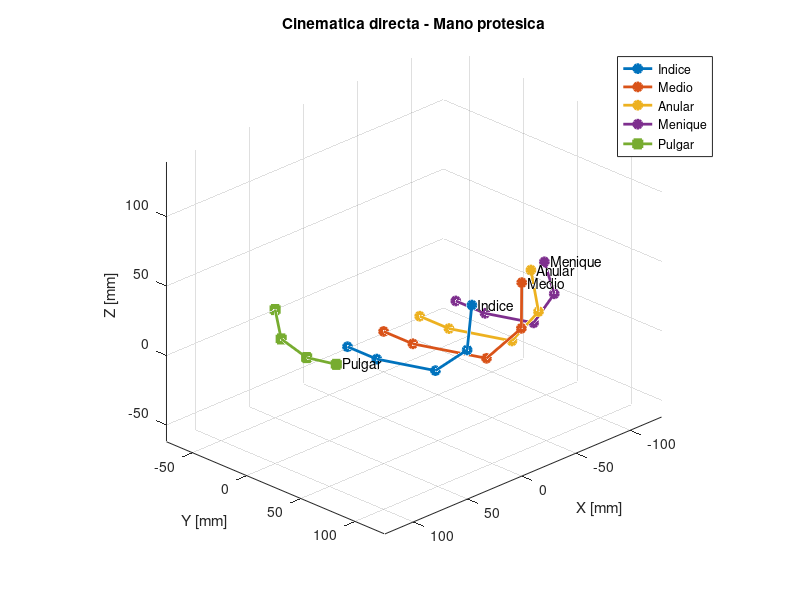

Write the MATLAB code that produced this figure.
function cinematica_directa_mano
% =====================================================================
%  CINEMATICA DIRECTA DE UNA MANO PROTESICA
%  Cuatro dedos (indice, medio, anular, menique) + pulgar

clc; close all;

%% ----------------- Parametros geometricos de los dedos (mm) -----------
%            nombre     id          L0      L1       L2       L3      delta
ded(1) = struct('nombre','Indice', 'id','indice', 'L0',27.000,'L1',55.000,'L2',38.160,'L3',34.000,'delta',+33.3);
ded(2) = struct('nombre','Medio',  'id','medio',  'L0',27.000,'L1',69.000,'L2',45.500,'L3',33.020,'delta',  0.0);
ded(3) = struct('nombre','Anular', 'id','anular', 'L0',27.000,'L1',58.996,'L2',38.160,'L3',28.482,'delta',-33.3);
ded(4) = struct('nombre','Menique','id','menique','L0',27.000,'L1',45.510,'L2',33.210,'L3',22.000,'delta',-66.6);

%% ----------------- Angulos articulares de entrada ---------------------
% Por dedo: [theta1_deg (MCP), theta2_deg (PIP)].
% theta3 (DIP) se obtiene del acoplamiento DIP_from_PIP(theta2).
ang = [ 10 30 ;    % Indice
        10 35 ;    % Medio
        10 40 ;    % Anular
        10 45 ];   % Menique

%% ----------------- Figura ---------------------------------------------
figure('Color','w'); hold on; grid on; axis equal;
xlabel('X [mm]'); ylabel('Y [mm]'); zlabel('Z [mm]');
title('Cinematica directa - Mano protesica'); view(135,25);
colores = lines(5);

%% ----------------- Lazo sobre los cuatro dedos ------------------------
fprintf('--- Posicion de la yema (global) ---\n');
for i = 1:numel(ded)
    th1_deg = ang(i,1);
    th2_deg = ang(i,2);
    th3_deg = DIP_from_PIP(th2_deg, ded(i).id);   % acoplamiento real

    th1 = deg2rad(th1_deg);
    th2 = deg2rad(th2_deg);
    th3 = deg2rad(th3_deg);

    P = fk_dedo(ded(i), th1, th2, th3);           % 3x4: [MCP PIP DIP ACT]

    % Unir: centro de palma -> MCP -> PIP -> DIP -> ACT
    palma = [ded(i).delta; 0; 0];
    Pf = [palma, P];
    plot3(Pf(1,:), Pf(2,:), Pf(3,:), '-o', 'Color', colores(i,:), ...
          'LineWidth', 2, 'MarkerFaceColor', colores(i,:));
    text(P(1,end), P(2,end), P(3,end), ['  ' ded(i).nombre]);

    fprintf('%-8s ACT = [%8.2f, %8.2f, %8.2f] mm\n', ...
            ded(i).nombre, P(1,end), P(2,end), P(3,end));
end

%% ----------------- Pulgar ----------------------
pul = struct('L0',45.510,'L1',33.210,'L2',22.000);

tilt     = 50;                          % inclinacion de la base [deg]
pos_base = [26.127; -73.939; 0];        % traslacion de base [mm]

% Marco local de la base 
Yl = [ cosd(tilt);  sind(tilt); 0];
Xl = [ sind(tilt); -cosd(tilt); 0];
Zl = cross(Xl, Yl);  Zl = Zl / norm(Zl);
R_base = [Xl, Yl, Zl];

% Angulos de entrada del pulgar [grados]
th1_p = 0;                             % abduccion
th2_p = 25;                             % MCP (flexion)
th3_p = DIP_from_PIP(th2_p, 'pulgar');  % IP acoplado a MCP

Pp = fk_pulgar(pul, th1_p, th2_p, th3_p, pos_base, R_base);  % 3x4
plot3(Pp(1,:), Pp(2,:), Pp(3,:), '-s', 'Color', colores(5,:), ...
      'LineWidth', 2, 'MarkerFaceColor', colores(5,:));
text(Pp(1,end), Pp(2,end), Pp(3,end), '  Pulgar');

fprintf('%-8s ACT = [%8.2f, %8.2f, %8.2f] mm\n', ...
        'Pulgar', Pp(1,end), Pp(2,end), Pp(3,end));

legend([{ded.nombre}, {'Pulgar'}], 'Location','best');
end


% ======================================================
%  FUNCIONES LOCALES
% ======================================================

function P = fk_dedo(p, th1, th2, th3)
% Cinematica directa de un dedo (indice/medio/anular/menique).
% Entradas:  p   -> struct con L0,L1,L2,L3,delta
%            th1,th2,th3 -> angulos articulares en radianes
% Salida:    P   -> 3x4 con las columnas [MCP PIP DIP ACT] en marco global

    % Angulos acumulados
    phi1 = th1;
    phi2 = th1 + th2;
    phi3 = th1 + th2 + th3;

    % Plano local: fila 1 = z (sin), fila 2 = y (cos)
    P_MCP = [0;      p.L0];
    P_PIP = P_MCP + [p.L1*sin(phi1); p.L1*cos(phi1)];
    P_DIP = P_PIP + [p.L2*sin(phi2); p.L2*cos(phi2)];
    P_tip = P_DIP + [p.L3*sin(phi3); p.L3*cos(phi3)];

    local = [P_MCP, P_PIP, P_DIP, P_tip];   % 2x4 -> [z ; y]
    zc = local(1,:);
    yc = local(2,:);
    xc = p.delta * ones(1, size(local,2));  % desplazamiento lateral

    P = [xc; yc; zc];                        % [x ; y ; z]
end


function P = fk_pulgar(p, th1, th2, th3, pos_base, R_base)
% Cinematica directa del pulgar, extraida del codigo de cinematica
% inversa (resolverPulgar). Usa rotaciones de Rodrigues en el marco local
% y luego transforma al marco global con R_base y pos_base.
% Entradas:  p        -> struct con L0,L1,L2 (mm)
%            th1      -> abduccion [deg]
%            th2      -> MCP / flexion [deg]
%            th3      -> IP / acoplado a th2 [deg]
%            pos_base -> 3x1 traslacion de base (mm)
%            R_base   -> 3x3 rotacion de base
% Salida:    P        -> 3x4 con [base MCP IP tip] en marco global

    d_ext_loc = [0; 1; 0];   % direccion de extension en el plano local
    d_flex0   = [0; 0; 1];   % eje de flexion ANTES de abducir
    d_abd_ax  = [1; 0; 0];   % eje de abduccion

    % Abduccion: gira la falange Y TAMBIEN el eje de flexion.
    d_abd     = rotAxis(d_ext_loc, d_abd_ax, th1);
    d_flex_ax = rotAxis(d_flex0,   d_abd_ax, th1);   

    % Cadena en el marco local
    P1_loc = p.L0 * d_abd;                       % MCP
    dir1   = rotAxis(d_abd,  d_flex_ax, th2);
    P2_loc = P1_loc + p.L1 * dir1;               % IP
    dir2   = rotAxis(dir1,   d_flex_ax, th3);
    P3_loc = P2_loc + p.L2 * dir2;               % ACT

    % Transformacion al marco global
    P = [ pos_base, ...
          pos_base + R_base*P1_loc, ...
          pos_base + R_base*P2_loc, ...
          pos_base + R_base*P3_loc ];   % 3x4: [base MCP IP ACT]
end


function v_rot = rotAxis(v, ax, ang_deg)
% Rotacion de Rodrigues de un vector v alrededor del eje ax por ang_deg.
    ax  = ax / norm(ax);
    K   = [     0,    -ax(3),  ax(2); ...
            ax(3),       0,   -ax(1); ...
           -ax(2),   ax(1),       0 ];
    R     = eye(3) + sind(ang_deg)*K + (1 - cosd(ang_deg))*(K*K);
    v_rot = R * v;
    v_rot = v_rot / norm(v_rot);
end


function th4 = DIP_from_PIP(th3, dedo_id)
% Acoplamiento DIP-PIP del mecanismo de 4 barras (polinomio grado 4).
% Entrada th3 y salida th4 en GRADOS. 
    switch dedo_id
        case 'indice'
            th4 = (-0.00000016)*th3^4 + (0.00006721)*th3^3 ...
                + (-0.01062799)*th3^2 + (1.68304757)*th3 + (0.04984945);
        case 'medio'
            th4 = (0.00000107)*th3^4  + (-0.00012334)*th3^3 ...
                + (0.00087773)*th3^2  + (1.33867879)*th3 + (0.21523916);
        case 'anular'
            th4 = (-0.00000020)*th3^4 + (0.00007387)*th3^3 ...
                + (-0.01090612)*th3^2 + (1.68680914)*th3 + (0.04021311);
        case 'menique'
            th4 = (-0.00000010)*th3^4 + (0.00005985)*th3^3 ...
                + (-0.01029053)*th3^2 + (1.67216440)*th3 + (0.04004136);
        case 'pulgar'
            th4 = (0.00000075)*th3^4  + (-0.00008762)*th3^3 ...
                + (0.00106596)*th3^2  + (1.27148703)*th3 + (0.14418172);
        otherwise
            th4 = 0;
    end
    th4 = max(0, min(90, th4));
end
